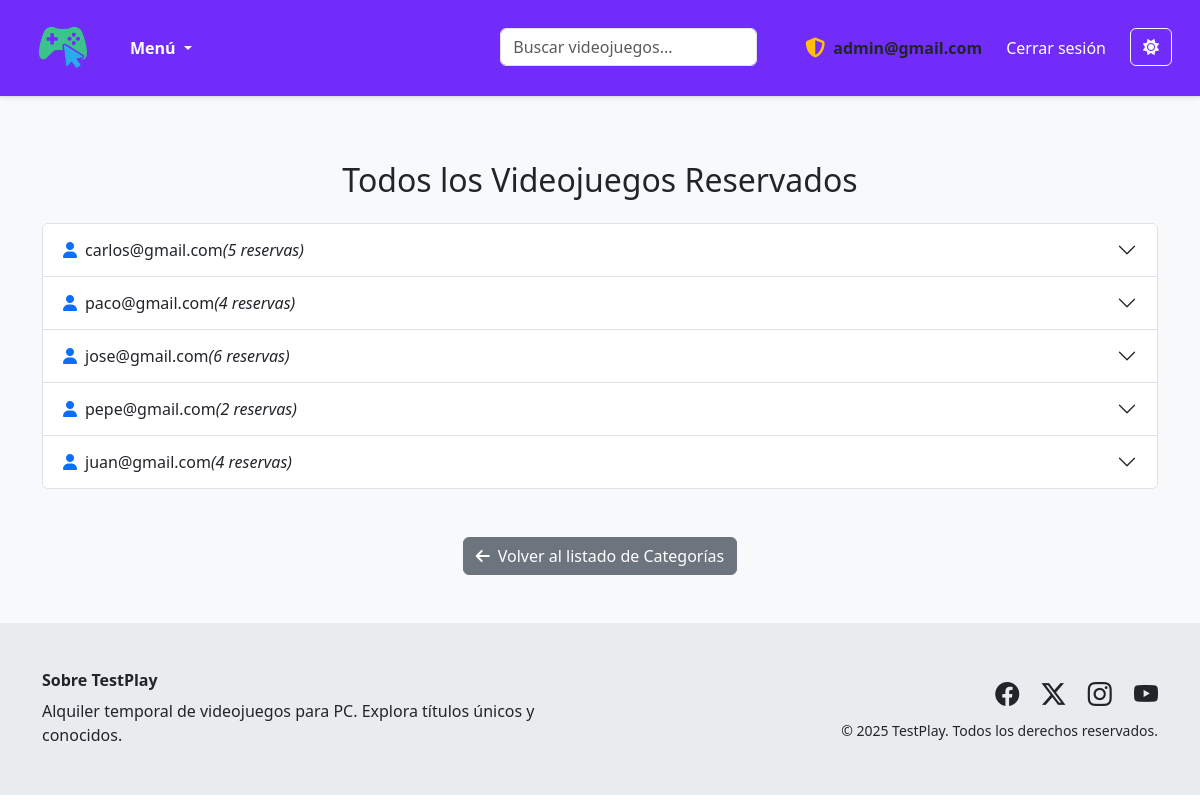
/index.php?accion=ver_todas_reservas (signed in), run on the app's committed database.
### tables this page shows
CREATE TABLE `usuarios` (
  `id` int NOT NULL,
  `email` varchar(200) NOT NULL,
  `password` varchar(100) NOT NULL,
  `rol` varchar(1) NOT NULL DEFAULT 'U'
);

### app/controladores/ControladorReservas.php (called while the page is built, shortened)
<?php
class ControladorReservas {
    public function verTodasReservas(){
        $connexionDB = new ConnexionDB(MYSQL_USER,MYSQL_PASS,MYSQL_HOST,MYSQL_DB);
        $conn = $connexionDB->getConnexion();
        $reservasDAO = new ReservasDAO($conn);
        $reservasAgrupadas = $reservasDAO->getReservasAgrupadasPorUsuario();
        require 'app/vistas/ver_todas_reservas.php';
    }
}

### index.php (called while the page is built, shortened)
<?php
require_once 'app/modelos/VideojuegosDAO.php';
require_once 'app/modelos/Usuario.php';
require_once 'app/modelos/UsuariosDAO.php';
require_once 'app/modelos/ReservasDAO.php';
require_once 'app/controladores/ControladorReservas.php';
require_once 'app/modelos/Sesion.php';
if(isset($_GET['accion'])){
    if(isset($mapa[$_GET['accion']])){
        $accion = $_GET['accion'];
    }
    else{
        header('Status: 404 Not found');
        echo 'Página no encontrada';
        die();
    }
}else{
    $accion='inicio';
}
$metodo = $mapa[$accion]['metodo'];
$objeto = new $controlador();
$objeto->$metodo();

### app/modelos/Sesion.php (called while the page is built, shortened)
<?php
class Sesion {
    static public function getUsuario():Usuario|false {
        if(isset($_SESSION['usuario'])) {
            return unserialize($_SESSION['usuario']);
        }else {
            return false;
        }
    }
}

### app/modelos/Usuario.php (called while the page is built, shortened)
<?php
class Usuario {
    private $email;
    private $rol;
    public function getEmail()
    {
        return $this->email;
    }
    public function getRol()
    {
        return $this->rol;
    }
}

### app/modelos/ReservasDAO.php (called while the page is built, shortened)
<?php
class ReservasDAO {
    private mysqli $conn;
    public function __construct($conn) {
        $this->conn = $conn;
    }
    public function getReservasAgrupadasPorUsuario() {
        $sql = "SELECT * FROM reservas ORDER BY idUsuario, fecha_reserva";
        $result = $this->conn->query($sql);
        $usuariosDAO = new UsuariosDAO($this->conn);
        $videojuegosDAO = new VideojuegosDAO($this->conn);
        $agrupado = [];
        while ($fila = $result->fetch_assoc()) {
            $idUsuario = $fila['idUsuario'];
            $idVideojuego = $fila['idVideojuego'];
            $fechaReserva = $fila['fecha_reserva'];
            if (!isset($agrupado[$idUsuario])) {
                $usuario = $usuariosDAO->getById($idUsuario);
                $agrupado[$idUsuario] = [
                    'usuario' => $usuario,
                    'reservas' => []
                ];
            }
            $agrupado[$idUsuario]['reservas'][] = [
                'videojuego' => $videojuegosDAO->getById($idVideojuego),
                'fecha' => $fechaReserva
            ];
        }
        return array_values($agrupado);
    }
}

### app/modelos/UsuariosDAO.php (called while the page is built, shortened)
<?php
class UsuariosDAO {
    private mysqli $conn;
    public function __construct($conn) {
        $this->conn = $conn;
    }
    public function getById($id):Usuario|null {
        if(!$stmt = $this->conn->prepare("SELECT * FROM usuarios WHERE id = ?"))
        {
            echo "Error en la SQL: " . $this->conn->error;
        }
        $stmt->bind_param('s',$id);
        $stmt->execute();
        $result = $stmt->get_result();
        if($result->num_rows >= 1){
            $usuario = $result->fetch_object(Usuario::class);
            return $usuario;
        }
        else{
            return null;
        }
    }
}

### app/modelos/VideojuegosDAO.php (called while the page is built, shortened)
<?php
class VideojuegosDAO {
    private mysqli $conn;
    public function __construct($conn) {
        $this->conn = $conn;
    }
    public function getById($id):Videojuego|null {
        if(!$stmt = $this->conn->prepare("SELECT * FROM videojuegos WHERE id = ?")) {
            echo "Error en la SQL: " . $this->conn->error;
        }
        $stmt->bind_param('i',$id);
        $stmt->execute();
        $result = $stmt->get_result();
        if($result->num_rows == 1){
            $videojuego = $result->fetch_object(Videojuego::class);
            return $videojuego;
        }
        else{
            return null;
        }
    }
}

### app/vistas/ver_todas_reservas.php (the view, shortened to what this page needs)
<!DOCTYPE html>
<html lang="en">
<head>
    <link rel="stylesheet" href="https://cdnjs.cloudflare.com/ajax/libs/font-awesome/6.4.0/css/all.min.css">
    <link rel="stylesheet" href="https://cdn.jsdelivr.net/npm/bootstrap-icons@1.11.1/font/bootstrap-icons.css">
    <link href="https://cdn.jsdelivr.net/npm/bootstrap@5.3.0/dist/css/bootstrap.min.css" rel="stylesheet">
    <link rel="stylesheet" href="web/css/estilos.css">
</head>
<body>
    <header>
        <nav class="navbar navbar-expand-lg navbar-bootstrap-purple border-bottom shadow-sm px-3">
            <div class="container-fluid">
                <a class="navbar-brand d-flex align-items-center" href="index.php" title="Inicio">
                    <img src="web/icons/TestPlay-icon.png" alt="Logo" style="height: 70px;" class="me-2">
                </a>
                <div class="collapse navbar-collapse" id="navbarContenido">
                    <ul class="navbar-nav me-auto mb-2 mb-lg-0">
                        <?php if (Sesion::getUsuario()): ?>
                            <li class="nav-item dropdown">
                                <a class="nav-link dropdown-toggle" href="#" id="menuUsuario" role="button" data-bs-toggle="dropdown" aria-expanded="false">
                                    <strong>Menú</strong>
                                </a>
                            </li>
                        <?php endif; ?>
                    </ul>
                    <ul class="navbar-nav ms-auto mb-2 mb-lg-0">
                        <?php if (Sesion::getUsuario()): ?>
                            <li class="nav-item position-relative me-5 mb-3 mb-lg-0">
                                <input type="text" class="form-control" id="buscador-videojuegos" placeholder="Buscar videojuegos..." autocomplete="off">
                            </li>
                            <li class="nav-item d-flex align-items-center me-3 fw-semibold">
                                <?php if (Sesion::getUsuario()->getRol() === 'A'): ?>
                                    <i class="fa-solid fa-shield-halved text-warning me-2 fs-5" title="Administrador"></i>
                                <?php else: ?>
                                    <i class="fa-solid fa-user text-white me-2 fs-5"></i>
                                <?php endif; ?>
                                <?= Sesion::getUsuario()->getEmail() ?>
                            </li>
                            <li class="nav-item">
                                <a class="nav-link" href="index.php?accion=logout" title="Cerrar sesión">Cerrar sesión</a>
                            </li>
                        <?php endif; ?>
                        <li>
                            <button id="themeToggle" class="btn btn-outline-light ms-3" aria-label="Cambiar tema">
                                <i class="fa-solid fa-moon" id="themeIcon"></i>
                            </button>
                        </li>
                    </ul>
                </div>
            </div>
        </nav>
    </header>
    <div id="mainWrapper" class="bg-light text-dark">
        <main id="mainContent" class="container py-5">
            <h2 class="py-3 text-center">Todos los Videojuegos Reservados</h2>
            <?php if (!empty($reservasAgrupadas)): ?>
                <div class="accordion" id="accordionReservas">
                    <?php foreach ($reservasAgrupadas as $index => $grupo): ?>
                        <?php $usuario = $grupo['usuario']; ?>
                        <div class="accordion-item">
                            <h2 class="accordion-header" id="heading<?= $index ?>">
                                <button class="accordion-button collapsed" type="button" data-bs-toggle="collapse"
                                    data-bs-target="#collapse<?= $index ?>" aria-expanded="false"
                                    aria-controls="collapse<?= $index ?>">
                                    <i class="fa-solid fa-user text-primary me-2"></i>
                                    <?= $usuario->getEmail() ?> <em>(<?= count($grupo['reservas']) ?> <?= count($grupo['reservas']) === 1 ? 'reserva' : 'reservas' ?>)</em>
                                </button>
                            </h2>
                        </div>
                    <?php endforeach; ?>
                </div>
            <?php else: ?>
                <p>No hay reservas actualmente.</p>
            <?php endif; ?>
            <div class="text-center mt-5">
                <a href="index.php" class="btn btn-secondary">
                    <i class="fa-solid fa-arrow-left me-2"></i>Volver al listado de Categorías
                </a>
            </div>
        </main>
    </div>
    <div id="footerWrapper" class="bg-footer-light text-dark">
        <footer id="footerContent" class="container py-5">
            <div class="row align-items-center">
                <div class="col-md-6 text-center text-md-start mb-3 mb-md-0">
                    <h6 class="fw-bold">Sobre TestPlay</h6>
                    <p class="mb-0">Alquiler temporal de videojuegos para PC. Explora títulos únicos y conocidos.</p>
                </div>
                <div class="col-md-6 text-center text-md-end">
                    <div class="mb-2 fs-4">
                        <a href="https://www.facebook.com/" target="_blank" class="text-reset me-3"><i class="bi bi-facebook"></i></a>
                        <a href="https://x.com/" target="_blank" class="text-reset me-3"><i class="bi bi-twitter-x"></i></a>
                        <a href="https://www.instagram.com/" target="_blank" class="text-reset me-3"><i class="bi bi-instagram"></i></a>
                        <a href="https://www.youtube.com/" target="_blank" class="text-reset"><i class="bi bi-youtube"></i></a>
                    </div>
                    <p class="mb-0 small">&copy; 2025 TestPlay. Todos los derechos reservados.</p>
                </div>
            </div>
        </footer>
    </div>
</body>
</html>

### web/css/estilos.css (style rules this page uses)
.navbar-bootstrap-purple { background-color: #712cf9 !important; }
.navbar-bootstrap-purple .nav-link, .navbar-bootstrap-purple .navbar-brand, .navbar-bootstrap-purple .dropdown-item, .navbar-bootstrap-purple .text-dark { color: white !important; }
.bg-main-light { background-color: #f8f9fa !important; }
.bg-footer-light { background-color: #e9ecef !important; }

### data on the page
usuarios: email "carlos@gmail.com"
usuarios: email "paco@gmail.com"
usuarios: email "jose@gmail.com"
usuarios: email "pepe@gmail.com"
usuarios: email "juan@gmail.com"

### other printed values
Sesion::getUsuario()->getEmail() "admin@gmail.com"
count($grupo['reservas']) "5"
count($grupo['reservas']) "4"
count($grupo['reservas']) "6"
count($grupo['reservas']) "2"
